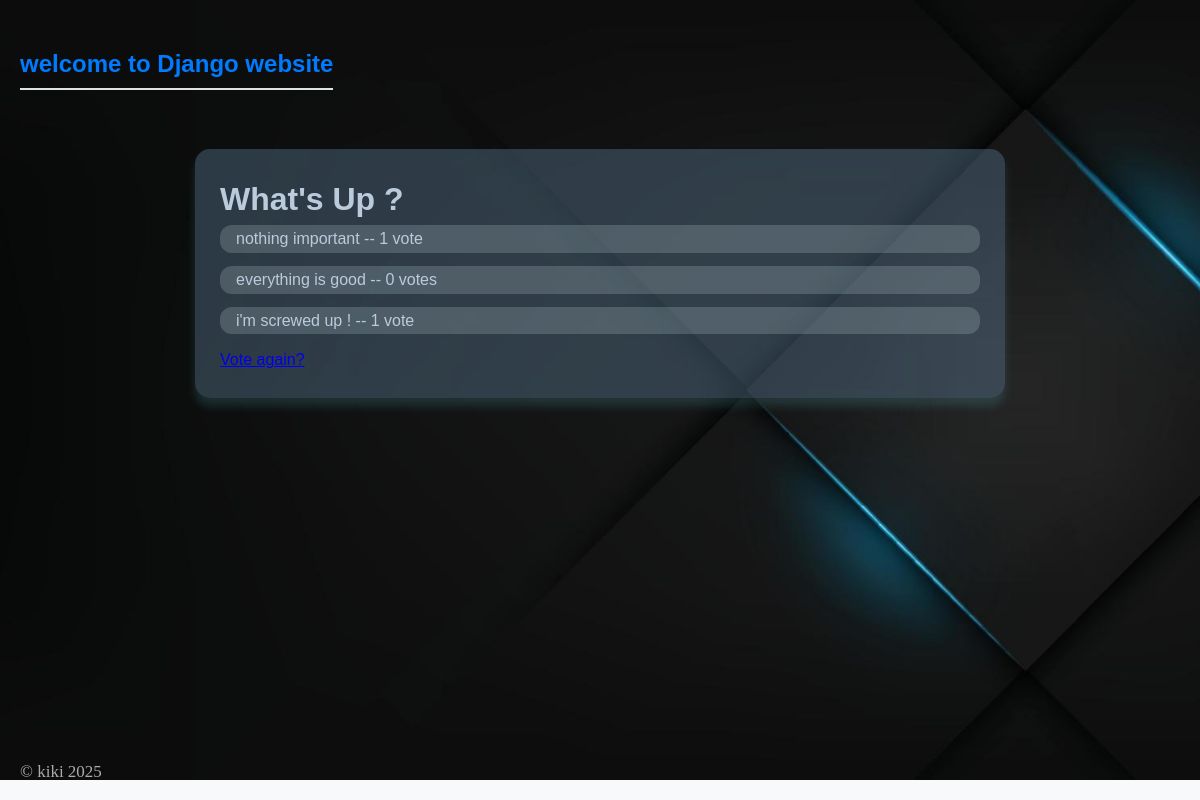
/4/results/, run on the app's committed database.
### polls/models.py (models this page shows, shortened)
class Question(models.Model):
    question_text = models.CharField(max_length=200)
    publish_date = models.DateTimeField("Date published")

class Choice(models.Model):
    question = models.ForeignKey(Question , on_delete=models.CASCADE) # this will define relation between Question & Choice classes
    choice_text = models.CharField(max_length=200)
    votes = models.IntegerField(default=0)

### polls/views.py (the view)
# urls.py: path("<int:pk>/results/", views.ResultsView.as_view(), name="results"),
class ResultsView(generic.DetailView):
     model = Question
     template_name = "polls/results.html"

### polls/templates/polls/results.html
{% extends 'polls/main.html' %}
{% block content %}
    <h1>{{ question.question_text }}</h1>
    <ul>
    {% for choice in question.choice_set.all %}
        <li>{{ choice.choice_text }} -- {{ choice.votes }} vote{{ choice.votes|pluralize }}</li>
    {% endfor %}
    </ul>
    <a href="{% url 'polls:detail' question.id %}">Vote again?</a>
{% endblock %}

### polls/static/polls/style.css (style rules this page uses)
body { background: gray url("images/B.jpg") no-repeat ; background-size: 1550px 780px; }

### polls/templates/polls/main.html (style rules this page uses)
body, h1, ul, li { margin: 0; padding: 0; box-sizing: border-box; }
body { font-family: 'Arial', sans-serif; background-color: #f8f9fa; color: #bccbdb; padding: 20px; line-height: 1.6; }
ul { list-style-type: none; }
li { background: #9fb1b846; margin-bottom: 13px; padding: 1px 16px; border-radius: 12px; transition: background-color 0.3s ease; cursor: pointer; }

### data on the page
Question: question_text "What's Up ?"
Choice: choice_text "nothing important", votes "1"
Choice: choice_text "everything is good", votes "0"
Choice: choice_text "i'm screwed up !", votes "1"
